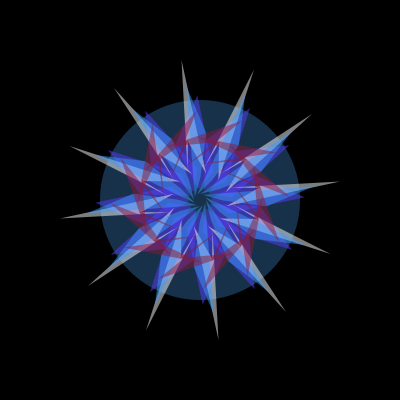
Frame 1 (no input)
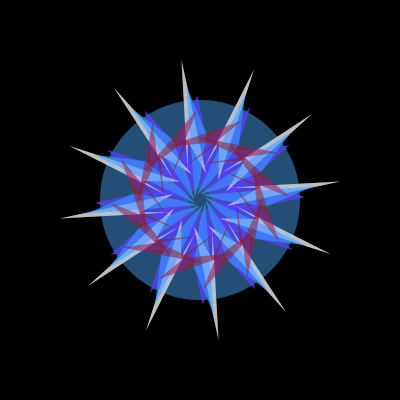
Frame 2 (the mouse pressed at the canvas centre, redrawn once)

The Processing sketch that drew these frames (run headless with seeded random() and noise(); the mouse was pressed at the canvas centre and the sketch redrawn once):

// Processing sketch: processing_85621
// ── processing_85621.pde

void setup()
{
  size(400,400);
  background(0);
}

void draw()
{
  noStroke();
  fill(57,120,183,105);
  ellipse(200,200,200,200);
  
  fill(88,61,255,125);
  translate(width/2, height/2);
for (int i=0;i<360;i+=30){
rotate(radians(30));
quad(10, 4, 18, 26, 92, 50, 60, 6);}

  fill(255,255,255,125);
for (int i=0;i<360;i+=30){
rotate(radians(30));
quad(26, 20, 86, 112, 8, 26, 40, 45);}

  fill(57,154,255,125);
for (int i=0;i<360;i+=30){
rotate(radians(30));
quad(11, 20, 28, 61, 69, 92, 6, 0);}

  fill(138,25,46,125);
for (int i=0;i<360;i+=30){
rotate(radians(30));
quad(11, 61, 32, 16, 3, 90, 56, 29);}
  
  noLoop();
}
